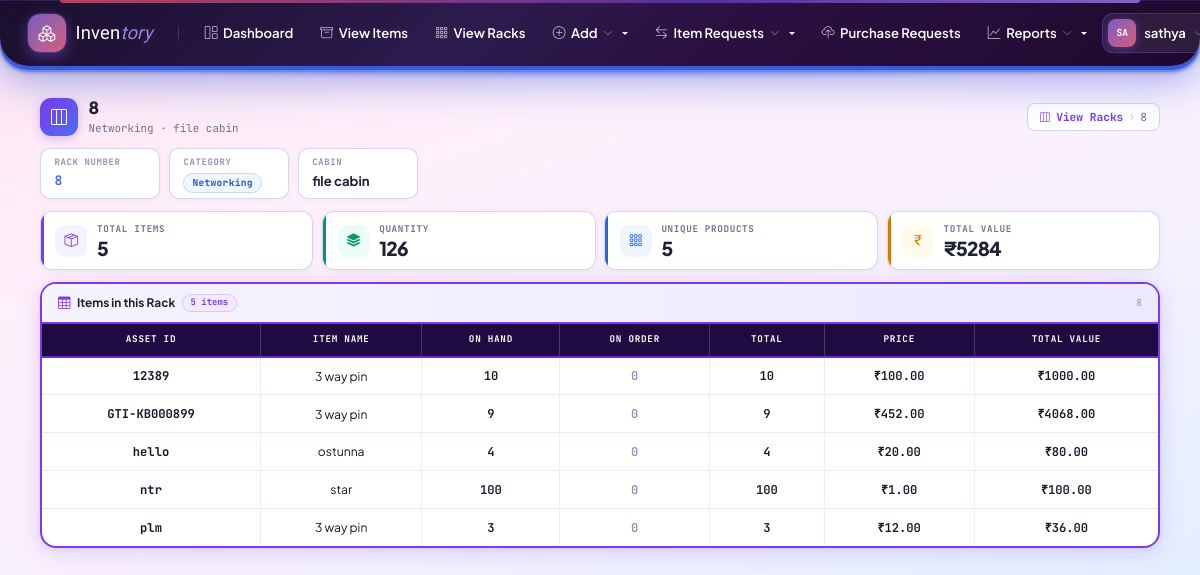
/rack/6/ (signed in), run on the app's committed database.
### inventory/models.py (models this page shows, shortened)
class User(AbstractUser):
    REQUIRED_FIELDS = ['email']
    stage = models.PositiveSmallIntegerField(default=1)
    full_name = models.CharField(max_length=200, blank=True, default='')
    mobile_number = models.CharField(max_length=30, blank=True, default='')
    category = models.CharField(
        max_length=50,
        blank=True,
        null=True
    )
    admin_section = models.CharField(
        max_length=100,
        blank=True,
        null=True
    )
    admin_department = models.CharField(
        max_length=100,
        blank=True,
        null=True
    )
    department = models.CharField(
        max_length=100,
        blank=True,
        null=True
    )
    section = models.CharField(
        max_length=100,
        blank=True,
        null=True
    )
    is_active = models.BooleanField(
        default=True,
        help_text='Designates whether this user should be treated as active.'
    )
    def is_stage1(self):
        return self.is_superuser or self.stage == 1
    def can_edit(self):
        return self.is_stage1() or self.is_stage2()
    def can_approve_issue_requests(self):
        return self.is_stage1() or self.is_stage2()
    def can_request_issue(self):
        return True  # all stages allowed
    def can_issue_items(self):
        return self.is_stage1() or self.is_stage2()
    def can_manage_users(self):
        return self.is_stage1()
    def allowed_categories(self):
        if self.is_stage1() or self.is_stage2():
            return [choice[0] for choice in CATEGORY_CHOICES]
        return []  # Stage 3 has no category access
    class Meta:
        verbose_name = 'User'
        verbose_name_plural = 'Users'

class Rack(models.Model):
    category = models.CharField(max_length=20, choices=CATEGORY_CHOICES, db_index=True)
    cabin_name = models.CharField(max_length=100, blank=True, default='')
    rack_number = models.CharField(max_length=50)
    rows = models.PositiveIntegerField(default=1)
    columns = models.PositiveIntegerField(default=1)
    number_of_racks = models.PositiveIntegerField(default=1, help_text='Number of racks in this cabin/setup')
    created_at = models.DateTimeField(auto_now_add=True)
    class Meta:
        unique_together = [('category', 'rack_number')]
        ordering = ['category', 'rack_number']

class Product(models.Model):
    category = models.CharField(max_length=20, choices=CATEGORY_CHOICES, db_index=True)
    asset_id = models.CharField(max_length=100)
    item_code = models.CharField(max_length=100, blank=True, default='')
    item_name = models.CharField(max_length=200)
    cabin_name = models.CharField(max_length=100, blank=True, default='')
    row_number = models.PositiveIntegerField(null=True, blank=True)
    column_number = models.PositiveIntegerField(null=True, blank=True)
    measurement_unit = models.CharField(max_length=20, choices=MEASUREMENT_UNIT_CHOICES, blank=True, default='')
    measurement_value = models.CharField(max_length=200, blank=True, default='')
    location = models.CharField(max_length=200, blank=True, default='')
    quantity_available = models.PositiveIntegerField(default=0)
    requested_count = models.PositiveIntegerField(default=0)
    price = models.DecimalField(max_digits=12, decimal_places=2, null=True, blank=True)
    rack = models.ForeignKey(Rack, on_delete=models.SET_NULL, null=True, blank=True, related_name='products')
    created_at = models.DateTimeField(auto_now_add=True)
    updated_at = models.DateTimeField(auto_now=True)
    class Meta:
        unique_together = [('category', 'asset_id')]
        ordering = ['category', 'asset_id']

### inventory/views.py (the view)
# urls.py: path('rack/<int:rack_id>/', views.rack_detail, name='rack_detail'),
@login_required
def rack_detail(request, rack_id):
    if not (request.user.stage == 1 or request.user.stage == 2):
        messages.error(request, 'Only Stage 1 and 2 users can view rack details.')
        return redirect('inventory:dashboard')
    rack = get_object_or_404(Rack, pk=rack_id)
    products = Product.objects.filter(rack=rack).annotate(
        on_order=Coalesce(
            Sum(
                Case(
                    When(
                        orders__status__in=[Order.STATUS_PENDING, Order.STATUS_PARTIAL],
                        then=F('orders__quantity_requested') - F('orders__quantity_provided'),
                    ),
                    default=0,
                    output_field=IntegerField(),
                    )
                ),
                0,
            )
    ).order_by('asset_id')
    total_value = Decimal('0.00')
    products_with_values = []
    for product in products:
        product_total_value = Decimal('0.00')
        total_quantity = product.quantity_available + product.on_order
        if product.price is not None:
            try:
                product_total_value = (Decimal(str(product.price)) * Decimal(int(product.quantity_available)))
                total_value += product_total_value
            except Exception:
                pass
        products_with_values.append({
            'product': product,
            'total_value': product_total_value,
            'total_quantity': total_quantity,
        })
    return render(request, 'inventory/rack_detail.html', {
        'rack': rack,
        'products_with_values': products_with_values,
        'products': products,
        'total_items': products.count(),
        'total_quantity': products.aggregate(Sum('quantity_available'))['quantity_available__sum'] or 0,
        'total_value': total_value,
    })

### inventory/context_processors.py (called while the page is built, shortened)
def stage_permissions(request):
    if request.user.is_authenticated:
        choices = dict(CATEGORY_CHOICES)
        allowed = request.user.allowed_categories()
        return {
            'user_can_edit': request.user.can_edit(),
            'user_can_request_issue': request.user.can_request_issue(),
            'user_can_approve_issue_requests': request.user.can_approve_issue_requests(),
            'user_can_issue_items': request.user.can_issue_items(),
            'user_can_manage_users': request.user.can_manage_users(),
            'user_is_stage1': request.user.is_stage1(),
            'user_allowed_categories': allowed,
            'category_display': choices,
            'navbar_categories': [{'slug': c, 'name': choices.get(c, c)} for c in allowed],
        }

### inventory/templates/inventory/rack_detail.html (shortened to what this page needs)
{% extends 'inventory/base.html' %}
{% block content %}
<div class="container-fluid">
<div class="rd-wrap">
    <div class="rd-top">
        <div class="rd-top-left">
            <div class="rd-icon"><i class="bi bi-layout-three-columns"></i></div>
            <div>
                <h5>{{ rack.rack_number }}</h5>
                <p>{{ rack.get_category_display }}{% if rack.cabin_name %} · {{ rack.cabin_name }}{% endif %}</p>
            </div>
        </div>
        <div class="rd-breadcrumb">
            <a href="{% url 'inventory:view_racks' %}"><i class="bi bi-layout-three-columns" style="font-size:0.6rem;"></i> View Racks</a>
            <span class="sep">›</span>
            <span>{{ rack.rack_number }}</span>
        </div>
    </div>
    <div class="rd-info-strip">
        <div class="rd-info-pill">
            <span class="rd-info-lbl">Rack Number</span>
            <span class="rd-info-val mono">{{ rack.rack_number }}</span>
        </div>
        <div class="rd-info-pill">
            <span class="rd-info-lbl">Category</span>
            <span class="rd-info-val">
                {% with c=rack.get_category_display|lower %}
                <span class="cat-pill {% if 'network' in c %}networking{% elif 'hardware' in c %}hardware{% elif 'security' in c %}security{% elif 'server' in c %}server-parts{% else %}default{% endif %}">
                    {{ rack.get_category_display }}
                </span>
                {% endwith %}
            </span>
        </div>
        {% if rack.cabin_name %}
        <div class="rd-info-pill">
            <span class="rd-info-lbl">Cabin</span>
            <span class="rd-info-val">{{ rack.cabin_name }}</span>
        </div>
        {% endif %}
    </div>
    <div class="rd-stats">
        <div class="rd-tile t1">
            <div class="rd-tile-ico"><i class="bi bi-box-seam"></i></div>
            <div>
                <div class="rd-tile-lbl">Total Items</div>
                <div class="rd-tile-val">{{ total_items }}</div>
            </div>
        </div>
        <div class="rd-tile t2">
            <div class="rd-tile-ico"><i class="bi bi-stack"></i></div>
            <div>
                <div class="rd-tile-lbl">Quantity</div>
                <div class="rd-tile-val">{{ total_quantity }}</div>
            </div>
        </div>
        <div class="rd-tile t3">
            <div class="rd-tile-ico"><i class="bi bi-grid-3x3-gap"></i></div>
            <div>
                <div class="rd-tile-lbl">Unique Products</div>
                <div class="rd-tile-val">{{ products_with_values|length }}</div>
            </div>
        </div>
        <div class="rd-tile t4">
            <div class="rd-tile-ico"><i class="bi bi-currency-rupee"></i></div>
            <div>
                <div class="rd-tile-lbl">Total Value</div>
                <div class="rd-tile-val">₹{{ total_value|floatformat:0 }}</div>
            </div>
        </div>
    </div>
    <div class="rd-card">
        <div class="rd-card-head">
            <div class="rd-card-title">
                <i class="bi bi-table"></i>
                Items in this Rack
                <span class="rd-item-badge">{{ products_with_values|length }} item{{ products_with_values|length|pluralize }}</span>
            </div>
            <span class="rd-card-hint">{{ rack.rack_number }}</span>
        </div>
        {% if products_with_values %}
        <div class="rd-tbl-wrap">
            <table class="rd-tbl">
                <thead>
                    <tr>
                        <th>Asset ID</th>
                        <th>Item Name</th>
                        <th>On Hand</th>
                        <th>On Order</th>
                        <th>Total</th>
                        <th>Price</th>
                        <th>Total Value</th>
                    </tr>
                </thead>
                <tbody>
                    {% for item in products_with_values %}
                    <tr>
                        <td><span class="asset-chip">{{ item.product.asset_id }}</span></td>
                        <td><span class="item-name">{{ item.product.item_name }}</span></td>
                        <td><span class="n-chip">{{ item.product.quantity_available }}</span></td>
                        <td>
                            <span class="n-chip {% if item.product.on_order == 0 %}zero{% endif %}">
                                {{ item.product.on_order }}
                            </span>
                        </td>
                        <td><span class="n-chip">{{ item.total_quantity }}</span></td>
                        <td>
                            {% if item.product.price %}
                            <span class="price-val">₹{{ item.product.price|floatformat:2 }}</span>
                            {% else %}
                            <span style="color:#9090b0;font-size:0.76rem;">—</span>
                            {% endif %}
                        </td>
                        <td>
                            {% if item.product.price %}
                            <span class="n-chip">₹{{ item.total_value|floatformat:2 }}</span>
                            {% else %}
                            <span style="color:#9090b0;font-size:0.76rem;">—</span>
                            {% endif %}
                        </td>
                    </tr>
                    {% endfor %}
                </tbody>
            </table>
        </div>
        {% else %}
        <div class="rd-empty">
            <i class="bi bi-inbox"></i>
            This rack is currently empty. Items will appear here once added.
        </div>
        {% endif %}
    </div>
</div>
</div>
{% endblock %}

### inventory/templates/inventory/base.html (shortened to what this page needs)
{% load static %}
<!DOCTYPE html>
<html lang="en">
<head>
    <link href="https://cdn.jsdelivr.net/npm/bootstrap@5.3.2/dist/css/bootstrap.min.css" rel="stylesheet">
    <link href="https://cdn.jsdelivr.net/npm/bootstrap-icons@1.11.1/font/bootstrap-icons.css" rel="stylesheet">
</head>
<body>
    {% if user.is_authenticated %}
    <nav class="top-navbar">
        <a href="{% url 'inventory:dashboard' %}" class="nb-brand">
            <div class="nb-brand-icon"><i class="bi bi-boxes"></i></div>
            <span class="nb-brand-name">Inven<span>tory</span></span>
        </a>
        <a class="nb-link" href="{% url 'inventory:dashboard' %}">
            <i class="bi bi-grid-1x2"></i> Dashboard
        </a>
        <a class="nb-link" href="{% url 'inventory:view_items' %}">
            <i class="bi bi-archive"></i> View Items
        </a>
        {% if user.stage == 1 or user.stage == 2 %}
        <a class="nb-link" href="{% url 'inventory:view_racks' %}">
            <i class="bi bi-grid-3x3-gap"></i> View Racks
        </a>
        {% endif %}
        {% if user_can_edit %}
        <div class="dropdown">
            <a class="nb-link dropdown-toggle" href="#" data-bs-toggle="dropdown">
                <i class="bi bi-plus-circle"></i> Add <i class="bi bi-chevron-down"></i>
            </a>
        </div>
        {% endif %}
        {% if user_can_request_issue or user_can_approve_issue_requests or user_can_issue_items %}
        {% if user.stage == 3 %}
        <a class="nb-link" href="{% url 'inventory:issue_requests' %}">
            <i class="bi bi-arrow-left-right"></i> Item Requests
        </a>
        {% else %}
        <div class="dropdown">
            <a class="nb-link dropdown-toggle" href="#" data-bs-toggle="dropdown">
                <i class="bi bi-arrow-left-right"></i> Item Requests <i class="bi bi-chevron-down"></i>
            </a>
        </div>
        {% endif %}
        {% endif %}
        {% if user.stage != 3 %}
        <a class="nb-link" href="{% url 'inventory:management_upload_requests' %}">
            <i class="bi bi-cloud-upload"></i> Purchase Requests
        </a>
        {% endif %}
        {% if user_can_manage_users %}
        <div class="dropdown">
            <a class="nb-link dropdown-toggle" href="#" data-bs-toggle="dropdown">
                <i class="bi bi-graph-up"></i> Reports <i class="bi bi-chevron-down"></i>
            </a>
        </div>
        {% endif %}
        <div class="nb-right">
            <div class="dropdown">
                <a class="nb-user-btn dropdown-toggle" href="#" data-bs-toggle="dropdown">
                    <div class="nb-user-avatar">{{ user.username|slice:":2"|upper }}</div>
                    {{ user.username }}
                    <i class="bi bi-chevron-down"></i>
                </a>
            </div>
        </div>
    </nav>
    {% endif %}
    <main class="{% if user.is_authenticated %}main-wrap{% endif %}">
        {% block content %}{% endblock %}
    </main>
</body>
</html>

### data on the page
User: username "SA", username "sathya"
Rack: rack_number "8", category "Networking", cabin_name "file cabin"
Product: product.asset_id "12389", product.item_name "3 way pin", product.quantity_available "10", product.on_order "0", total_quantity "10", product.price "100.00", total_value "1000.00"
Product: product.asset_id "GTI-KB000899", product.item_name "3 way pin", product.quantity_available "9", product.on_order "0", total_quantity "9", product.price "452.00", total_value "4068.00"
Product: product.asset_id "hello", product.item_name "ostunna", product.quantity_available "4", product.on_order "0", total_quantity "4", product.price "20.00", total_value "80.00"
Product: product.asset_id "ntr", product.item_name "star", product.quantity_available "100", product.on_order "0", total_quantity "100", product.price "1.00", total_value "100.00"
Product: product.asset_id "plm", product.item_name "3 way pin", product.quantity_available "3", product.on_order "0", total_quantity "3", product.price "12.00", total_value "36.00"

### other printed values
{{ total_items }} "5"
{{ total_quantity }} "126"
{{ products_with_values|length }} "5"
{{ total_value|floatformat:0 }} "5284"
